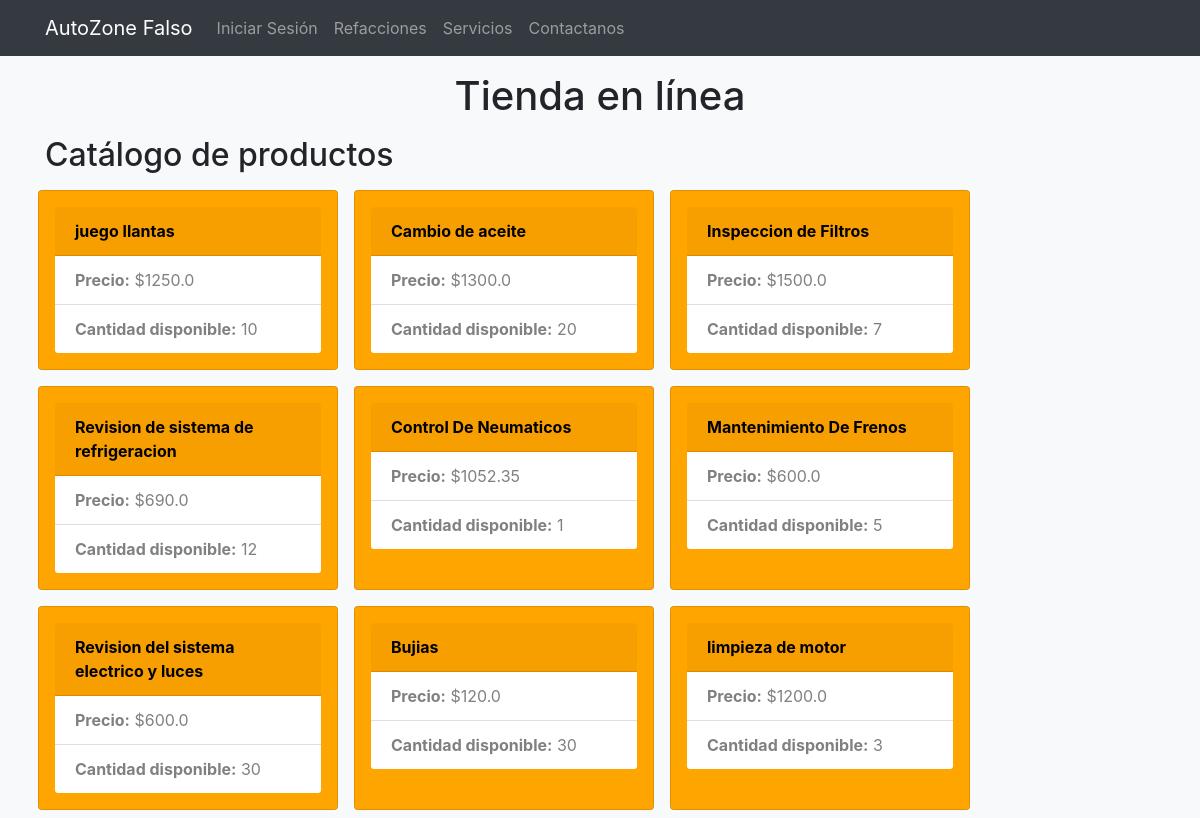
The page / on the database its author committed.
### app.py (models this page shows, shortened)
class Product(db.Model):
    id = db.Column(db.Integer, primary_key=True)
    name = db.Column(db.String(80), nullable=False)
    price = db.Column(db.Float, nullable=False)
    quantity = db.Column(db.Integer, nullable=False)
    type = db.Column(Enum('refacciones', 'servicios', name='product_type'), nullable=False)

### app.py (the view)
@app.route('/')
def index():
    products = Product.query.all()
    return render_template('index.html', products=products)

### app.py (called while the page is built)
@app.before_request
def before_request():
    if 'cart' not in session:
        session['cart'] = []

### templates/index.html (shortened to what this page needs)
{% extends 'base.html' %}
{% block content %}
    <nav class="navbar navbar-expand-md navbar-dark bg-dark">
        <div class="container">
            <a class="navbar-brand" href="/">AutoZone Falso</a>
            <div class="collapse navbar-collapse" id="navbarNav">
                <ul class="navbar-nav ms-auto">
                    <li class="nav-item">
                        <a class="nav-link" href="/login">Iniciar Sesión</a>
                    </li>
                    <li class="nav-item">
                        <a class="nav-link" href="/refacciones">Refacciones</a>
                    </li>
                    <li class="nav-item">
                        <a class="nav-link" href="/servicios">Servicios</a>
                    </li>
                    <li class="nav-item">
                        <a class="nav-link" href="/Contactanos"> Contactanos</a>
                    </li>
                </ul>
            </div>
        </div>
    </nav>
    <div class="container text-center my-3">
        <h1>Tienda en línea</h1>
    </div>
    <div class="container">
        <h2>Catálogo de productos</h2>
        <div class="row">
            {% for product in products %}
            <div class="card m-2 p-3" style="width: 300px; background-color: orange; color: grey;">
                <div class="card-header" style="font-weight: bold; color: black;">
                {{ product.name }}
                </div>
                <ul class="list-group list-group-flush">
                <li class="list-group-item"><strong>Precio:</strong> ${{ product.price }}</li>
                <li class="list-group-item"><strong>Cantidad disponible:</strong> {{ product.quantity }}</li>
                </ul>
            </div>
            {% endfor %}
        </div>
    </div>
{% endblock %}

### templates/base.html (style rules this page uses)
body { background-color: #f8f9fa; }

### rows shown on the page
Product: name "juego llantas", price "1250.0", quantity "10"
Product: name "Cambio de aceite", price "1300.0", quantity "20"
Product: name "Inspeccion de Filtros", price "1500.0", quantity "7"
Product: name "Revision de sistema de refrigeracion", price "690.0", quantity "12"
Product: name "Control De Neumaticos", price "1052.35", quantity "1"
Product: name "Mantenimiento De Frenos", price "600.0", quantity "5"
Product: name "Revision del sistema electrico y luces", price "600.0", quantity "30"
Product: name "Bujias", price "120.0", quantity "30"
Product: name "limpieza de motor", price "1200.0", quantity "3"
